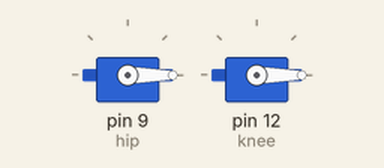
Simulated run of this sketch. Board: Arduino Uno, built with avr-gcc and run on an emulated ATmega328P. Parts: 2 × servo.

Above: at 0.05 s.
At 3.65 s:
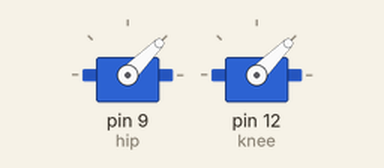
At 7.25 s:
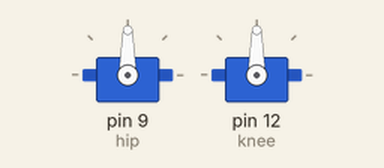
At 14.5 s:
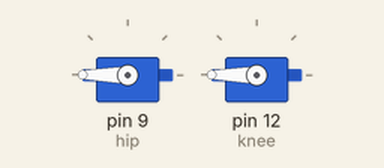
Timing chart, 0 to 18.9 s (numbered marks = the images above):
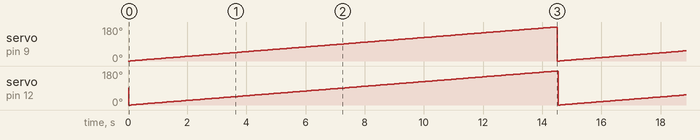

Measured:
- by itself, servo on pin 9 (hip): ramps from 0° to 180° and jumps back, once every 14.5 s

The sketch:

sesami1firstproject.ino
```cpp
#include<Servo.h>
 Servo hip;
 Servo knee;
 int pos =0;
void setup(){
  // put your setup code here, to run once:
  hip.attach(9);
  knee.attach(12);
}
void loop(){
  // put your main code here, to run repeatedly:
  for (pos=0;pos<=180;pos+=1)
  {hip.write(pos);
  delay(30);
  knee.write(pos);
  delay(50);}
}
```
